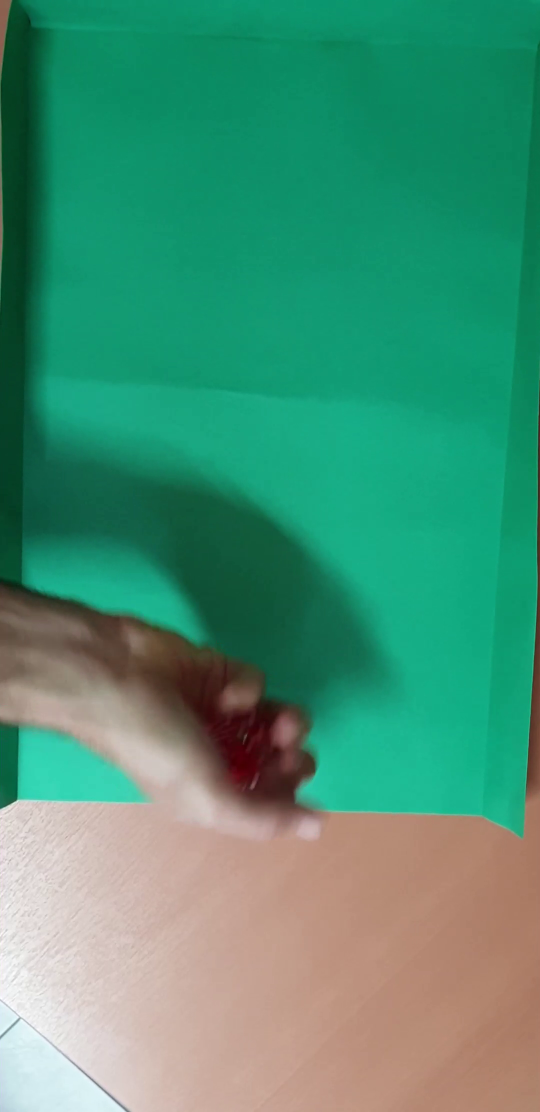
#> input picture frame 14 of tirada_1.mp4, 1080 x 2224 px (shown at 1/2 size)
$ python tp3.py
#> lines starting #> are read from the running program, lines starting #| are printed output that depends on the picture; after the words box and inside, x2 and y2 are one past the last pixel; in counts of white or black regions, pixels touching at a corner belong together
import cv2
import numpy as np

# Función para filtrar por color (en este caso, rojo)
def filter_color(image, color_lower, color_upper):
    mask = cv2.inRange(image, color_lower, color_upper)
    return cv2.bitwise_and(image, image, mask=mask)

# Función para detectar dados en una imagen
def detect_dice(image):
    gray = cv2.cvtColor(image, cv2.COLOR_BGR2GRAY)
    _, thresh = cv2.threshold(gray, 200, 255, cv2.THRESH_BINARY)
    contours, _ = cv2.findContours(thresh, cv2.RETR_EXTERNAL, cv2.CHAIN_APPROX_SIMPLE)

    dice_regions = []
    for contour in contours:
        x, y, w, h = cv2.boundingRect(contour)
        aspect_ratio = w / float(h)

        if 0.8 < aspect_ratio < 1.2 and 300 < cv2.contourArea(contour) < 500:
            dice_regions.append((x, y, w, h))

    return dice_regions

# Función para reconocer números en dados
def recognize_numbers(image, dice_regions):
    dice_numbers = []

    for (x, y, w, h) in dice_regions:
        # Obtener la región de interés (ROI) de cada dado
        roi = image[y:y+h, x:x+w]

        # Aquí puedes implementar tu lógica para reconocer el número en la ROI
        # Por ejemplo, podrías utilizar técnicas de OCR, aprendizaje automático, etc.

        # En este ejemplo, asigno un número aleatorio como demostración
        dice_number = np.random.randint(1, 7)
        dice_numbers.append(dice_number)

    return dice_numbers

def dibujar(imagen,region,numero,lower_red,upper_red):
    hsv = cv2.cvtColor(imagen, cv2.COLOR_BGR2RGB)
    mask = cv2.inRange(hsv, lower_red, upper_red)
    res = filter_color(imagen,lower_red,upper_red)
    #filtrar por area
    contours, _ = cv2.findContours(mask, cv2.RETR_EXTERNAL, cv2.CHAIN_APPROX_SIMPLE)

    for contour in contours:
        area = cv2.contourArea(contour)
        if area > 300 :
            x, y, w, h = cv2.boundingRect(contour)
            if w/h> 0.92 and w/h < 1.1:
                cv2.rectangle(imagen, (x, y), (x+w,y+h), (100, 255, 0), 2)
                #print(area, contador)
                cv2.putText(imagen, "Area: " + str(area), (x, y-5), cv2.FONT_HERSHEY_SIMPLEX, 0.5, (0, 0, 255), 2)
                #print("dado dibujado")
                #print(area)
def mascara(red_mask):
    # Convertir la máscara a escala de grises
    red_mask_gray = cv2.cvtColor(red_mask, cv2.COLOR_BGR2GRAY)
    return red_mask_gray

# Leer un video
video_path = "tirada_1.mp4"
cap = cv2.VideoCapture(video_path)

# Inicializar variables
umbral_area = 300  # Umbral para el área de los dados
umbral_frames_quietos = 65  # Umbral para considerar que el dado está quieto
frames_quietos = 0
prev_frame = None
prev_dice_regions = None

while cap.isOpened():
    ret, frame = cap.read()
#> frame is the input picture: shape (2224, 1080, 3); mean B, G, R 116.6, 145.4, 73.4

    if not ret:
        break

    frame = cv2.resize(frame, dsize=(int(frame.shape[1] / 3), int(frame.shape[0] / 3)))
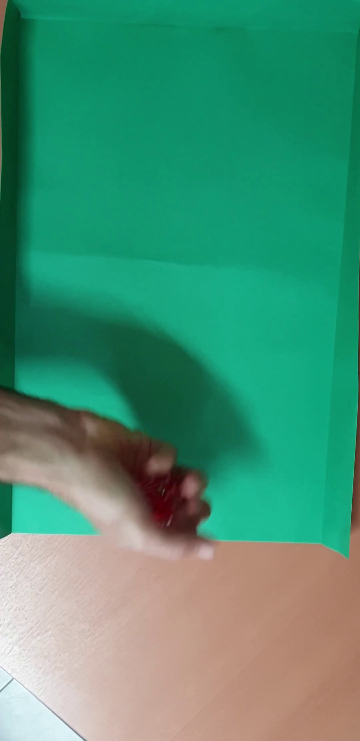
#> frame: shape (741, 360, 3); mean B, G, R 116.5, 145.4, 73.4
    # Filtrar dados por su color rojo
    hsv = cv2.cvtColor(frame, cv2.COLOR_BGR2RGB)
    lower_red = np.array([80, 0, 0])
    upper_red = np.array([255, 70, 70])
    red_mask = filter_color(frame, lower_red, upper_red)
#> in filter_color, `mask = cv2.inRange(image, color_lower, color_upper)`: mask: shape (741, 360); every value is 0
#> in filter_color, `return cv2.bitwise_and(image, image, mask=mask)`: returned value: shape (741, 360, 3); every value is 0
    red_mask_gray = mascara(red_mask)

    # Filtrar por área y obtener centroides
    _, _, _, stats = cv2.connectedComponentsWithStats(red_mask_gray)
#> stats = [[179.5, 370]]
    centroids = stats[1:, :2]  # Excluir el fondo y tomar las columnas x, y
#> centroids = empty array


    # Comparar con el frame anterior
    if prev_dice_regions is not None and len(centroids) == len(prev_dice_regions):
        centroid_diff = np.linalg.norm(stats - np.array(prev_dice_regions)[:, :2], axis=1)
        if np.all(centroid_diff > umbral_area) and np.all(centroid_diff < 360):
            frames_quietos += 1
        else:
            frames_quietos = 0

        if (frames_quietos > umbral_frames_quietos)  :
            #print("El dado se ha dejado de mover (por centroides)")
            #cv2.imshow("Frame",frame)
            # Dibujar dados basados en la detección de movimiento
            numeros_dados = recognize_numbers(frame, prev_dice_regions)
            dibujar(frame, prev_dice_regions, numeros_dados,lower_red,upper_red)

    prev_dice_regions = centroids
#> prev_dice_regions = empty array

    # Detectar dados y dibujar en el frame
    dice_regions = detect_dice(frame)
#> in detect_dice, `gray = cv2.cvtColor(image, cv2.COLOR_BGR2GRAY)`:
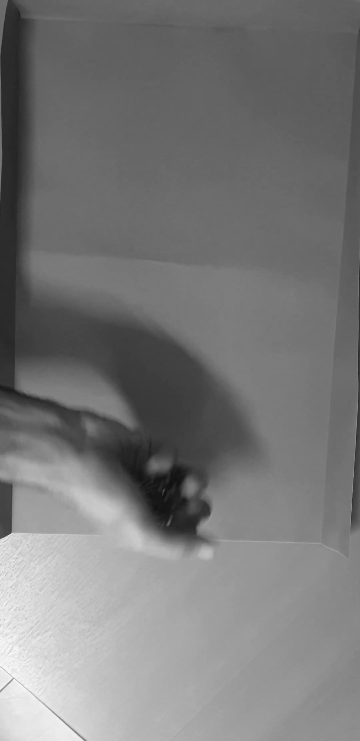
#> gray: shape (741, 360); min 16, max 253, mean 120.5
#> in detect_dice, `_, thresh = cv2.threshold(gray, 200, 255, cv2.THRESH_BINARY)`:
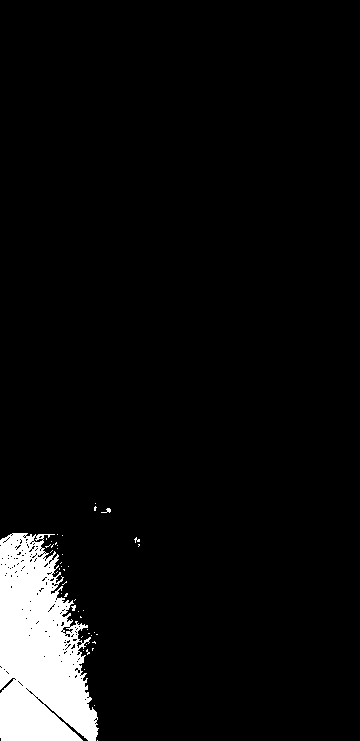
#> thresh: shape (741, 360); 5.6% white; 45 white regions (43 under 20 px)
#> in detect_dice, `contours, _ = cv2.findContours(thresh, cv2.RETR_EXTERNAL, cv2.CHAIN_AP..`: contours = 45 contours, 44 with area under 20; largest, box (x1, y1, x2, y2) and area: (0, 533, 99, 741) 14768
#> the loop in detect_dice, `for contour in contours:` made 45 passes
#> (x, y, w, h, aspect_ratio) on passes 1, 2, 3, 4, 5, 7, 8, 10, 13, 14, 16, 17: (97, 740, 1, 1, 1), (94, 705, 1, 1, 1), (84, 669, 1, 1, 1), (83, 650, 1, 1, 1), (86, 649, 4, 6, 0.667), (86, 644, 1, 1, 1), (92, 641, 4, 3, 1.33), (91, 635, 1, 1, 1), (94, 632, 1, 1, 1), (87, 629, 1, 1, 1), (78, 611, 1, 1, 1), (83, 610, 1, 1, 1)
#> (contour, x, y, w, h, aspect_ratio) on passes 6, 9, 11, 12, 15, 19: ([[92, 648], [92, 650], [92, 649], [93, 648]], 92, 648, 2, 3, 0.667), ([[82, 636], [81, 637]], 81, 636, 2, 2, 1), ([[96, 634], [97, 634]], 96, 634, 2, 1, 2), ([[88, 633], [89, 633]], 88, 633, 2, 1, 2), ([[80, 616], [80, 617], [81, 617]], 80, 616, 2, 2, 1), ([[75, 599], [74, 600]], 74, 599, 2, 2, 1)
#> after the loop in detect_dice, `for contour in contours:`: dice_regions = []
#> dice_regions = []

    # Mostrar el resultado
    cv2.imshow('Frame', frame)

    if cv2.waitKey(25) & 0xFF == ord('q'):
#> (key q is pressed here)
        break

cap.release()
cv2.destroyAllWindows()

$ run again, starting later in the video
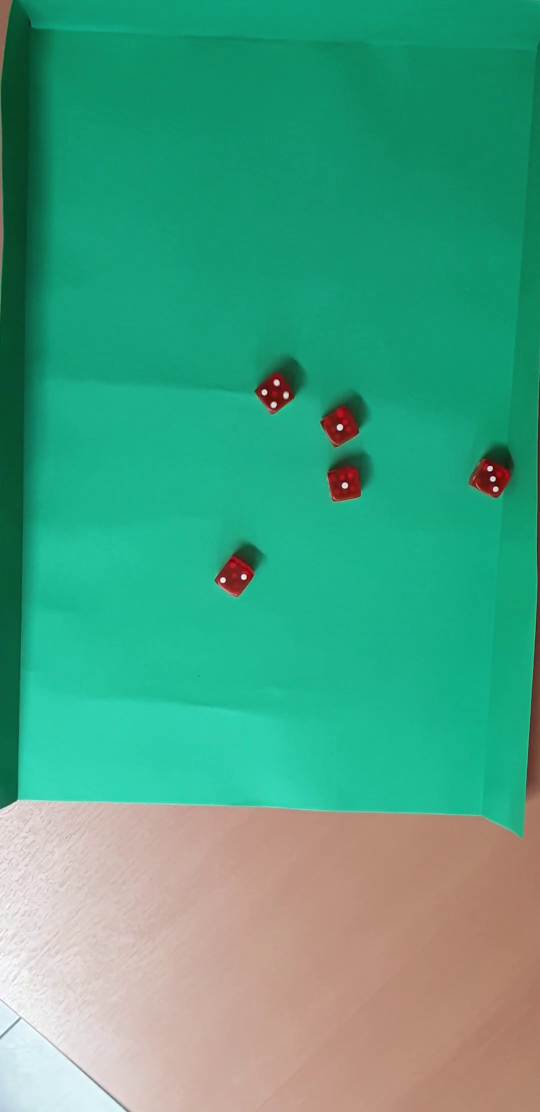
#> input picture frame 65 of tirada_1.mp4, 1080 x 2224 px (shown at 1/2 size)
#> frame is the input picture: shape (2224, 1080, 3); mean B, G, R 130.6, 161, 71.8
#> frame: shape (741, 360, 3)
#> mask: shape (741, 360); every value is 0
#> stats = [[179.5, 370]]
#> centroids = empty array
#> in detect_dice, `gray = cv2.cvtColor(image, cv2.COLOR_BGR2GRAY)`:
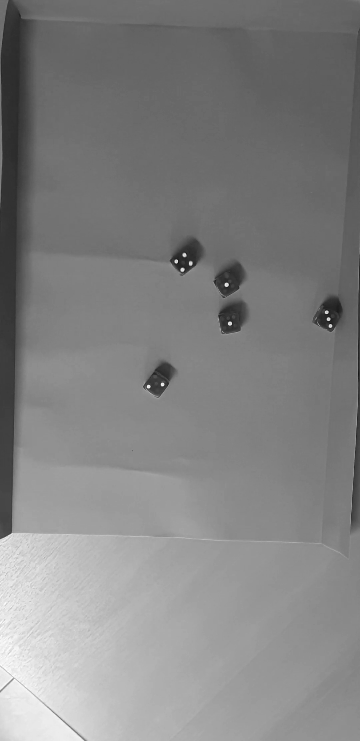
#> gray: shape (741, 360); min 14, max 255, mean 130.8
#> in detect_dice, `_, thresh = cv2.threshold(gray, 200, 255, cv2.THRESH_BINARY)`:
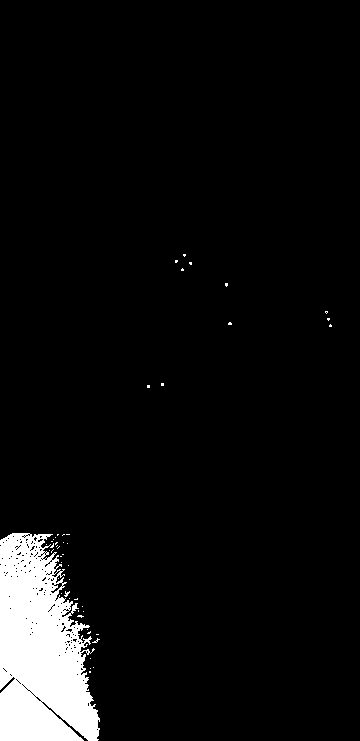
#> thresh: shape (741, 360); 5.8% white; 49 white regions (48 under 20 px)
#> contours = 49 contours, 48 with area under 20; largest, box (x1, y1, x2, y2) and area: (0, 533, 100, 741) 15148
#> the loop in detect_dice, `for contour in contours:` made 49 passes
#> (x, y, w, h, aspect_ratio) on passes 2, 3, 4, 5, 7, 8, 9, 10: (90, 668, 1, 1, 1), (93, 667, 1, 1, 1), (90, 658, 1, 1, 1), (92, 638, 8, 5, 1.6), (87, 631, 4, 3, 1.33), (87, 629, 1, 1, 1), (77, 615, 7, 3, 2.33), (83, 611, 1, 1, 1)
#> after the loop in detect_dice, `for contour in contours:`: dice_regions = []

$ run again, starting later in the video
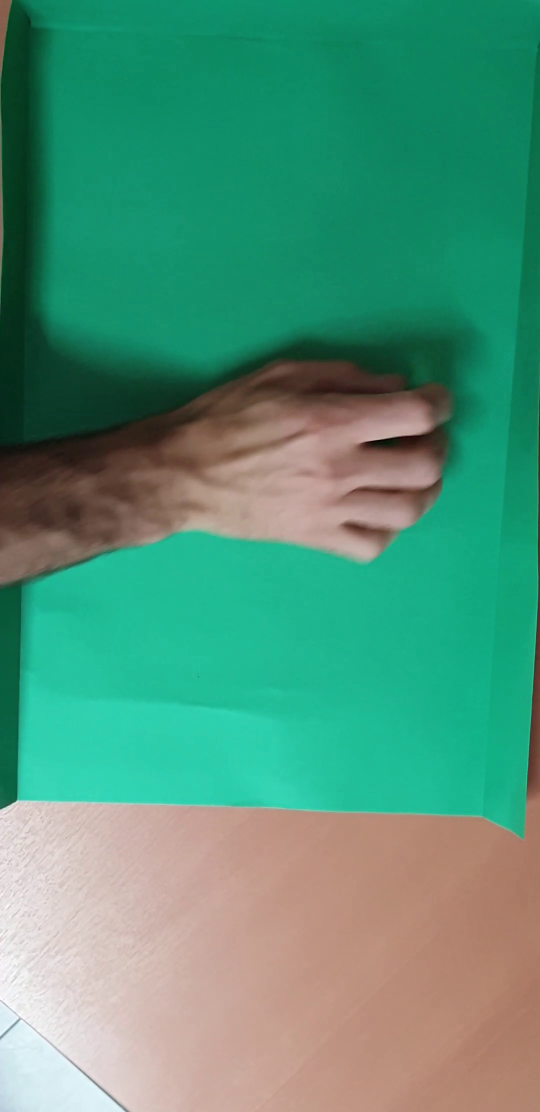
#> input picture frame 116 of tirada_1.mp4, 1080 x 2224 px (shown at 1/2 size)
#> frame is the input picture: shape (2224, 1080, 3); mean B, G, R 120.7, 147.4, 80.8
#> frame: shape (741, 360, 3)
#> mask: shape (741, 360); every value is 0
#> stats = [[179.5, 370]]
#> centroids = empty array
#> in detect_dice, `gray = cv2.cvtColor(image, cv2.COLOR_BGR2GRAY)`:
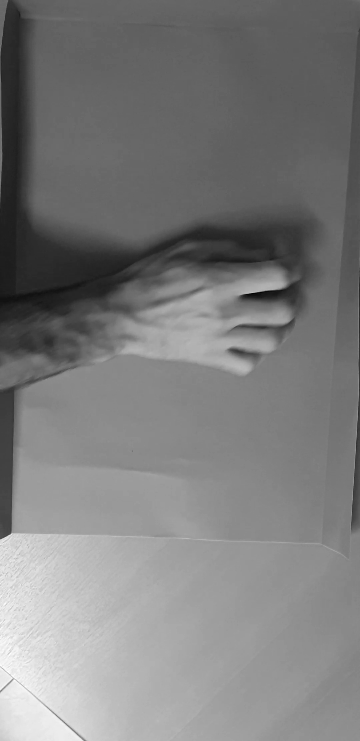
#> gray: shape (741, 360); min 3, max 254, mean 124.4
#> in detect_dice, `_, thresh = cv2.threshold(gray, 200, 255, cv2.THRESH_BINARY)`:
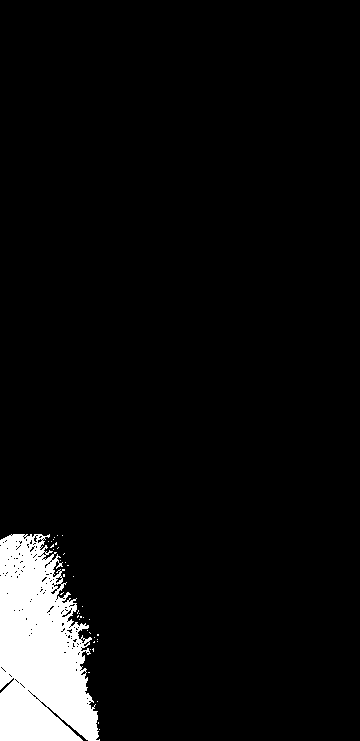
#> thresh: shape (741, 360); 5.8% white; 39 white regions (38 under 20 px)
#> contours = 39 contours, 38 with area under 20; largest, box (x1, y1, x2, y2) and area: (0, 534, 100, 741) 15199
#> the loop in detect_dice, `for contour in contours:` made 39 passes
#> (x, y, w, h, aspect_ratio) on passes 1, 3, 5, 7, 9, 10, 13, 14: (99, 729, 1, 1, 1), (97, 701, 1, 1, 1), (90, 649, 1, 1, 1), (97, 641, 1, 1, 1), (97, 639, 1, 1, 1), (94, 637, 1, 1, 1), (87, 630, 1, 1, 1), (89, 619, 1, 1, 1)
#> after the loop in detect_dice, `for contour in contours:`: dice_regions = []
